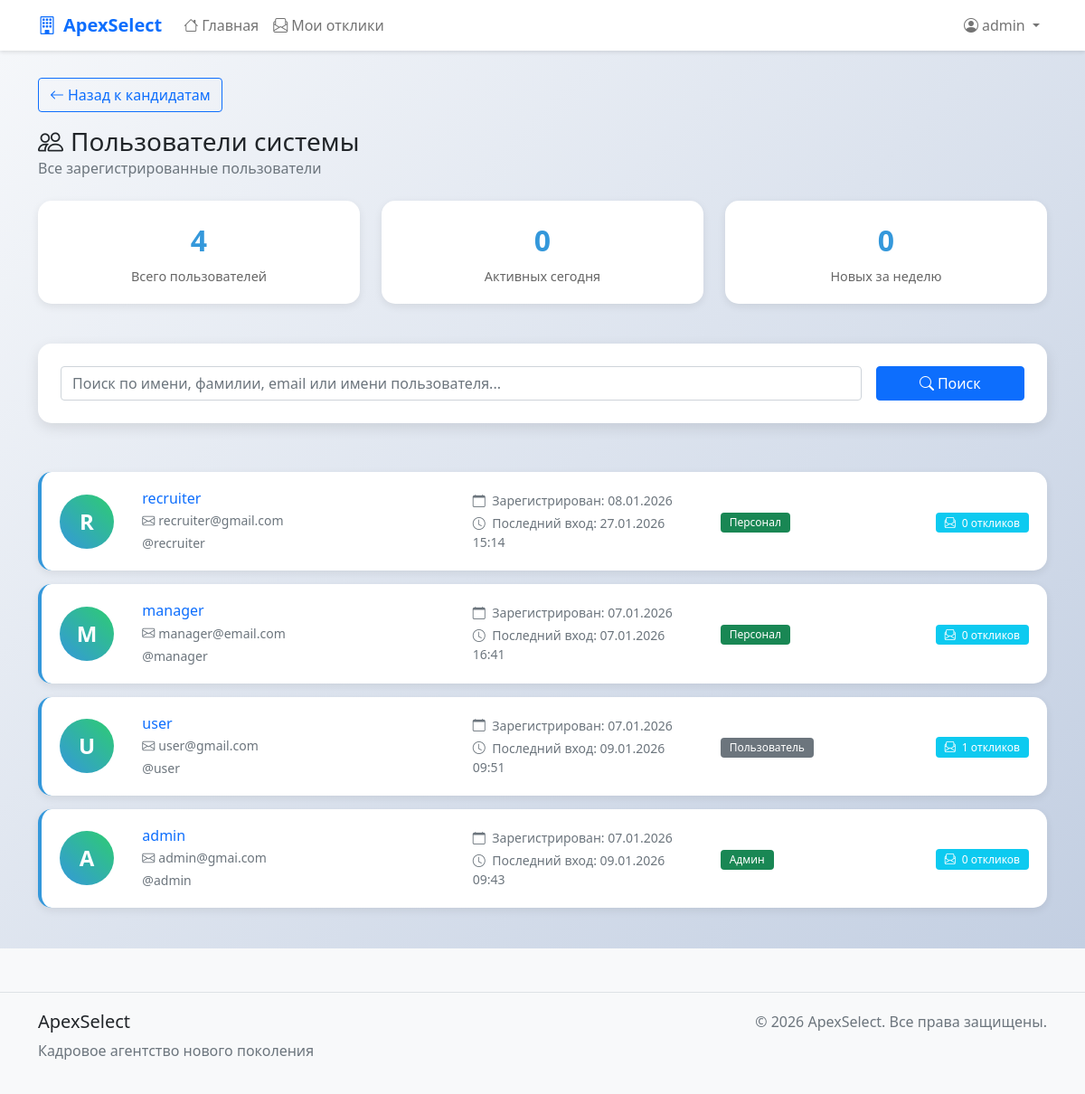
The page /recruiter/users/ (signed in) on the database as committed earlier.
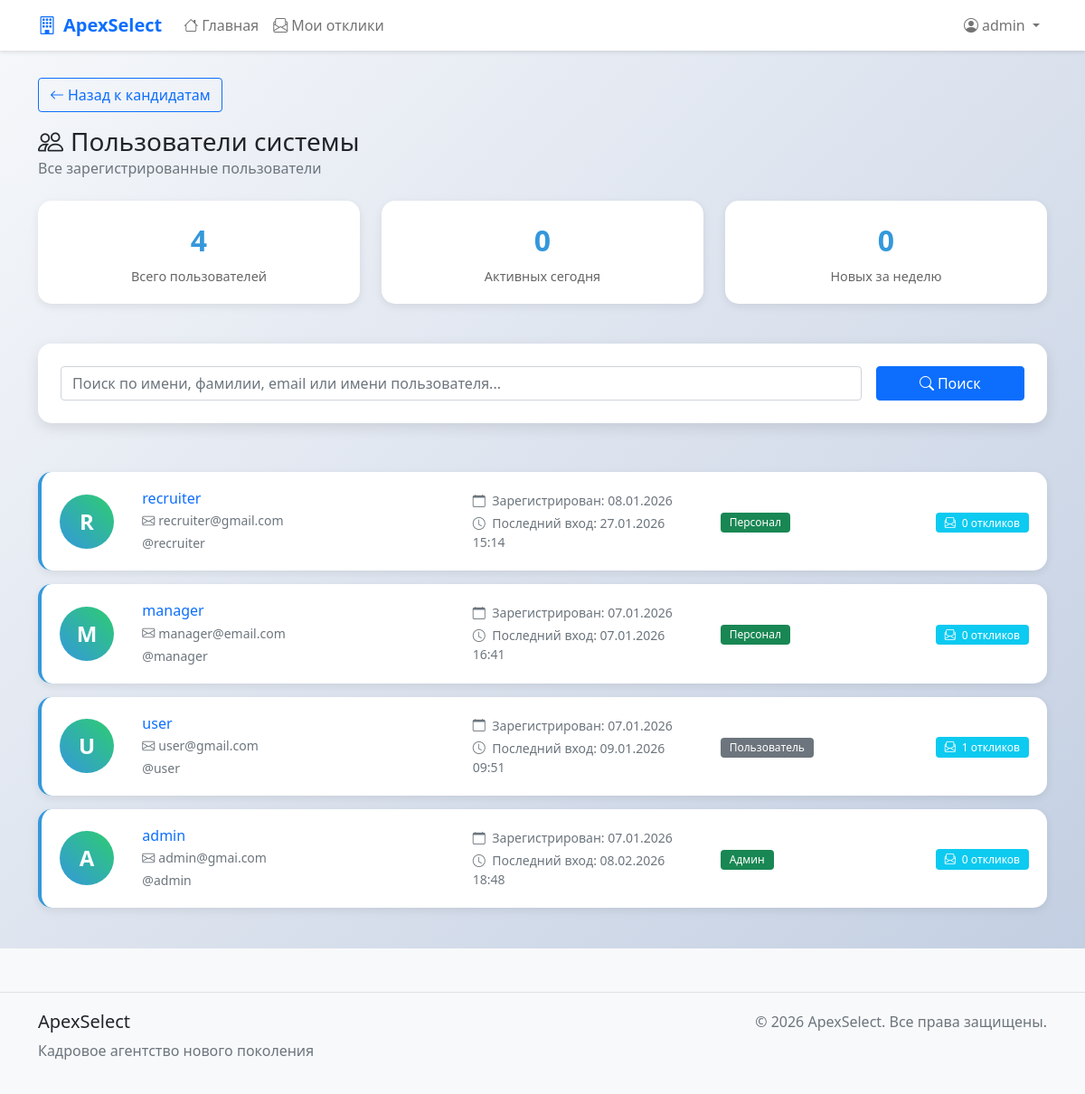
The same page on the database as committed later.
### apexSelect/models.py (models this page shows, shortened)
class CustomUser(AbstractUser):
    email = models.EmailField(_('email address'), unique=True)
    phone_number = models.CharField(_('phone number'), max_length=15, blank=True, null=True)
    date_of_birth = models.DateField(_('date of birth'), blank=True, null=True)
    bio = models.TextField(_('biography'), max_length=500, blank=True)
    is_verified = models.BooleanField(_('verified'), default=False)
    created_at = models.DateTimeField(_('created at'), default=now)
    updated_at = models.DateTimeField(_('updated at'), auto_now=True)
    def get_full_name(self):
        return f"{self.first_name} {self.last_name}".strip()
    class Meta:
        verbose_name = _('user')
        verbose_name_plural = _('users')
        ordering = ['-date_joined']

### apexSelect/views.py (the view, shortened to what this page needs)
# urls.py: path('recruiter/users/', views.user_list, name='user_list'),
@login_required
@user_passes_test(is_recruiter)
def user_list(request):
    users = CustomUser.objects.all().order_by('-date_joined')
    search_query = request.GET.get('search', '')
    for user in users:
        user.response_count = VacancyResponse.objects.filter(user=user).count()
    context = {
        'users': users,
        'search_query': search_query,
        'total_users': users.count(),
    }
    return render(request, 'recruiter/user_list.html', context)

### apexSelect/views.py (called while the page is built)
def is_recruiter(user):
    return user.is_staff or user.is_superuser

### apexSelect/templates/recruiter/user_list.html (shortened to what the changed rows need)
{% extends 'base.html' %}
{% block content %}
<div class="users-list">
    <div class="container">
        <div class="row mb-4">
            <div class="col-12">
                <div class="d-flex justify-content-between align-items-center">
                    <div>
                        <h1 class="h3 mb-0">
                            <i class="bi bi-people me-2"></i>Пользователи системы
                        </h1>
                    </div>
                </div>
            </div>
        </div>
        <div class="row">
            <div class="col-12">
                {% if users %}
                    {% for user in users %}
                    <div class="user-card">
                        <div class="row align-items-center">
                            <div class="col-md-1">
                                <div class="user-avatar">
                                    {{ user.username|first|upper }}
                                </div>
                            </div>
                            <div class="col-md-4">
                                <h6 class="mb-1">
                                    <a href="{% url 'user_profile' user.id %}" class="text-decoration-none">
                                        {{ user.get_full_name|default:user.username }}
                                    </a>
                                </h6>
                                <p class="text-muted small mb-1">
                                    <i class="bi bi-envelope me-1"></i>{{ user.email }}
                                </p>
                                <p class="text-muted small mb-0">
                                    @{{ user.username }}
                                </p>
                            </div>
                            <div class="col-md-3">
                                <p class="text-muted small mb-1">
                                    <i class="bi bi-calendar me-1"></i>
                                    Зарегистрирован: {{ user.date_joined|date:"d.m.Y" }}
                                </p>
                                <p class="text-muted small mb-0">
                                    <i class="bi bi-clock me-1"></i>
                                    Последний вход: {{ user.last_login|date:"d.m.Y H:i"|default:"-" }}
                                </p>
                            </div>
                            <div class="col-md-2">
                                <span class="badge bg-{% if user.is_staff %}success{% else %}secondary{% endif %}">
                                    {% if user.is_superuser %}Админ
                                    {% elif user.is_staff %}Персонал
                                    {% else %}Пользователь{% endif %}
                                </span>
                            </div>
                            <div class="col-md-2">
                                <div class="text-end">
                                    <span class="badge bg-info">
                                        <i class="bi bi-envelope-paper me-1"></i>
                                        {{ user.response_count }} откликов
                                    </span>
                                </div>
                            </div>
                        </div>
                    </div>
                    {% endfor %}
                {% endif %}
            </div>
        </div>
    </div>
</div>
{% endblock %}

### apexSelect/templates/base.html (shortened to what this page needs)
<!DOCTYPE html>
<html lang="ru">
<head>
    <link href="https://cdn.jsdelivr.net/npm/bootstrap@5.1.3/dist/css/bootstrap.min.css" rel="stylesheet">
    <link rel="stylesheet" href="https://cdn.jsdelivr.net/npm/bootstrap-icons@1.8.1/font/bootstrap-icons.css">
</head>
<body>
    <nav class="navbar navbar-expand-lg navbar-light bg-white">
        <div class="container">
            <a class="navbar-brand" href="{% url 'home' %}">
                <i class="bi bi-building me-2"></i>ApexSelect
            </a>
            <div class="collapse navbar-collapse" id="navbarNav">
                <ul class="navbar-nav me-auto">
                    <li class="nav-item">
                        <a class="nav-link" href="{% url 'home' %}">
                            <i class="bi bi-house me-1"></i>Главная
                        </a>
                    </li>
                    {% if user.is_authenticated %}
                    <li class="nav-item">
                        <a class="nav-link" href="{% url 'my_responses' %}">
                            <i class="bi bi-envelope-paper me-1"></i>Мои отклики
                        </a>
                    </li>
                    {% endif %}
                </ul>
                <ul class="navbar-nav">
                    {% if user.is_authenticated %}
                        <li class="nav-item dropdown">
                            <a class="nav-link dropdown-toggle" href="#" id="navbarDropdown" role="button"
                               data-bs-toggle="dropdown">
                                <i class="bi bi-person-circle me-1"></i>{{ user.username }}
                            </a>
                        </li>
                    {% endif %}
                </ul>
            </div>
        </div>
    </nav>
    <main class="flex-shrink-0">
        {% block content %}{% endblock %}
    </main>
    <footer class="mt-5">
        <div class="container">
            <div class="row">
                <div class="col-md-6">
                    <h5>ApexSelect</h5>
                    <p class="text-muted">Кадровое агентство нового поколения</p>
                </div>
                <div class="col-md-6 text-end">
                    <p class="text-muted mb-0">&copy; {% now "Y" %} ApexSelect. Все права защищены.</p>
                </div>
            </div>
        </div>
    </footer>
</body>
</html>

Rows that differ between the two databases and show on the page:
changed CustomUser "admin": last_login "09.01.2026 09:43" → "08.02.2026 18:48"
